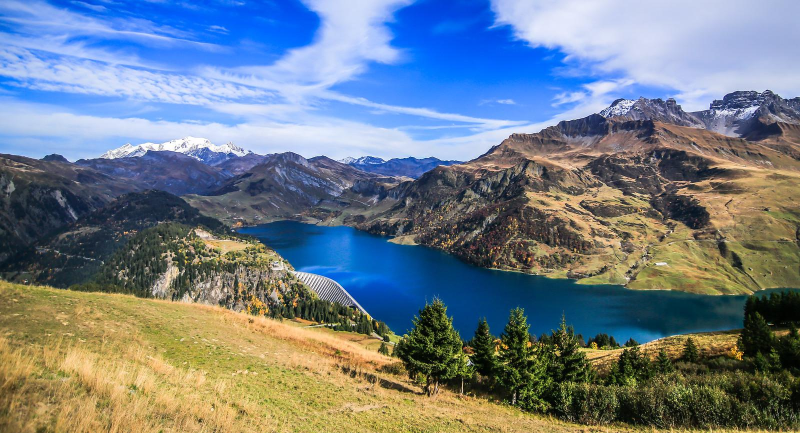
#> input picture data/landscapes/00000236_(3).jpg, 1600 x 866 px (shown at 1/2 size); its folder holds 4 pictures in this run
$ jupyter execute data_processing.ipynb
#> lines starting #> are read from the running program, lines starting #| are printed output that depends on the picture
[cell 1]
# Libraries
import numpy as np
import matplotlib.pyplot as plt
from PIL import Image
import cv2
import os, sys

[cell 2]
#folders paths
DATA_PATH = '../data/landscapes/'
DATA_DST = '../data/landscapes_256/'

[cell 3]
def resize_and_save_img(src, destination_path):
#> called with src = '../data/landscapes/00000236_(3).jpg', destination_path = '../data/landscapes_256/00000236_(3).jpg'
    original_img = Image.open(src).convert('RGB').resize((256,256))
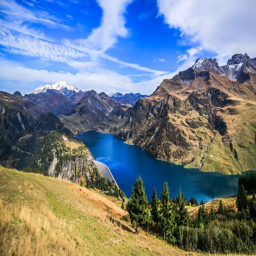
#> original_img: PIL image 256x256 RGB; mean R, G, B 112.7, 125.5, 136.4
    original_img.save(destination_path)

[cell 4]
for i, test_img in enumerate(sorted(os.listdir(DATA_PATH))):
    resize_and_save_img(DATA_PATH + test_img, DATA_DST + test_img)
#> pass 2 of the loop `for i, test_img in enumerate(sorted(os.listdir(DATA_PATH))):`:
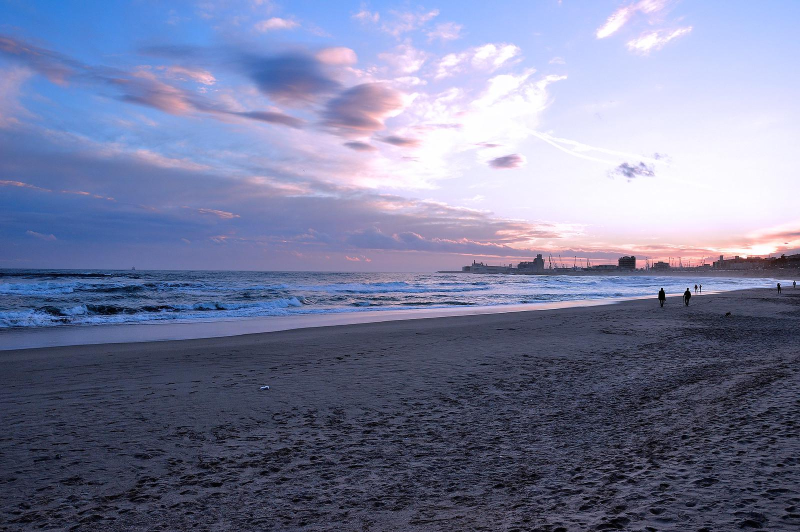
#> input picture data/landscapes/00000278_(4).jpg, 1600 x 1064 px (shown at 1/2 size)
#> in resize_and_save_img (call 2), `original_img = Image.open(src).convert('RGB').resize((256,256))`:
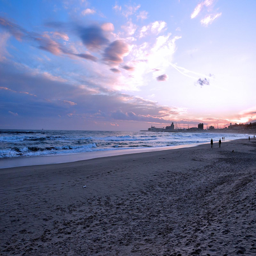
#> original_img: PIL image 256x256 RGB; mean R, G, B 119, 124.7, 156.4
#> pass 3 of the loop `for i, test_img in enumerate(sorted(os.listdir(DATA_PATH))):`:
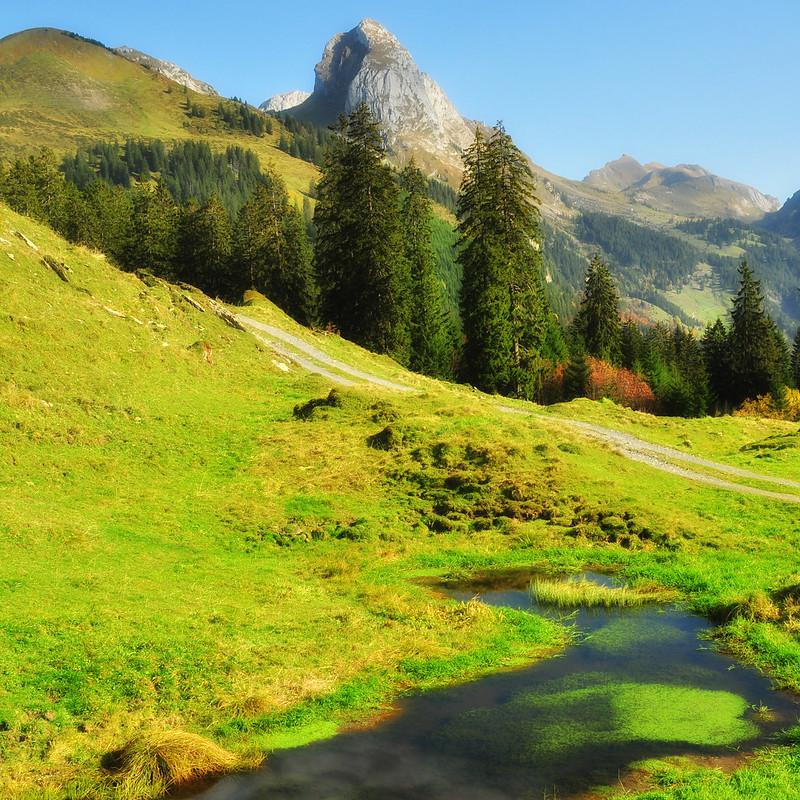
#> input picture data/landscapes/00000431.jpg, 800 x 800 px
#> in resize_and_save_img (call 3), `original_img = Image.open(src).convert('RGB').resize((256,256))`:
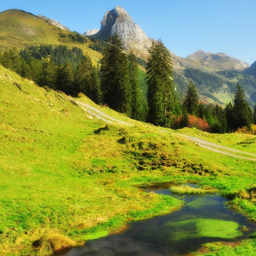
#> original_img: PIL image 256x256 RGB; mean R, G, B 131.9, 145.2, 70.4
#> the loop made 4 passes; the first 3 are shown
